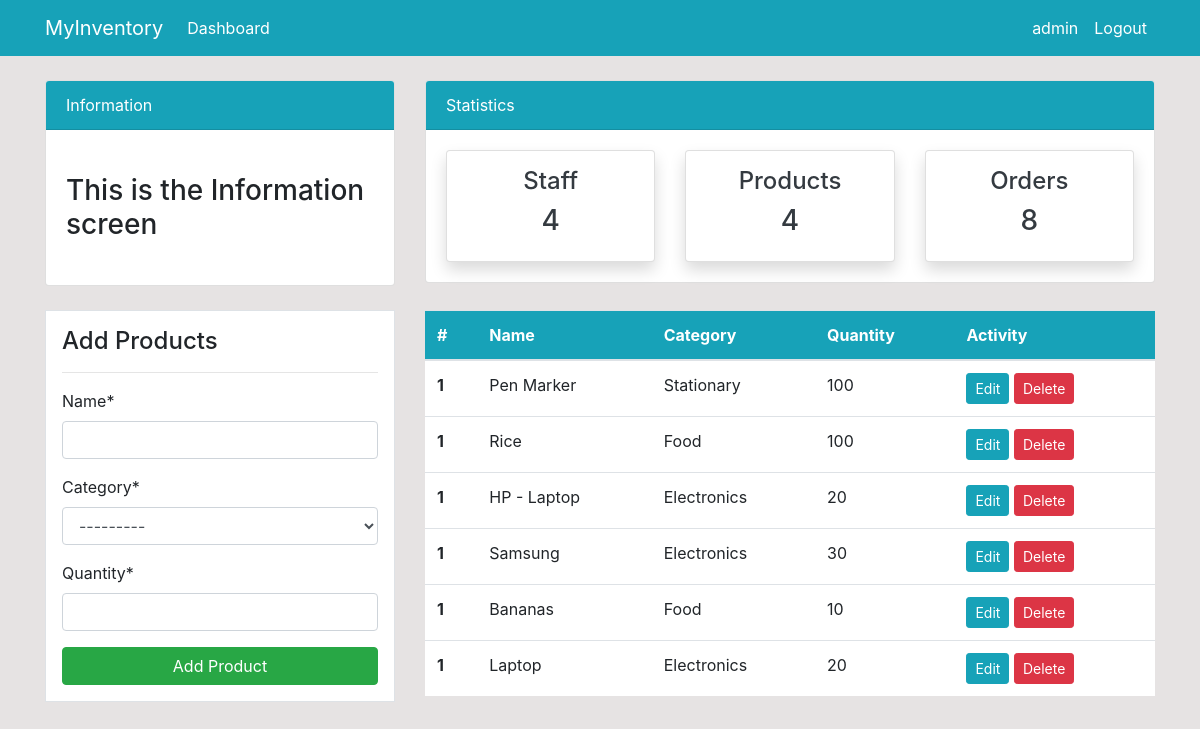
/product/ (signed in), run on the app's committed database.
### dashboard/models.py (models this page shows, shortened)
class Product(models.Model):
    name = models.CharField(max_length=100,null = True)
    category = models.CharField(max_length=20,choices=CATEGORY,null=True)
    quantity = models.PositiveBigIntegerField(null=True)
    class Meta:
        verbose_name_plural = "Product"

### dashboard/views.py (the view)
# urls.py: path("product/",views.product,name="dashboard-product"),
@login_required(login_url="user-login")
def product(request):
    items = Product.objects.all() #ORM
    workers_count = User.objects.all().count()
    if request.method == "POST":
        form = ProductForm(request.POST)
        if form.is_valid():
            form.save()
            product_name = form.cleaned_data.get("name")
            messages.success(request,f"{product_name} has been added.")
            return redirect("dashboard-product")
    else:
        form = ProductForm()
    context = {
        "items":items,
        'form':form,
        'workers_count':workers_count,
    }
    return render(request,"dashboard/product.html",context)

### dashboard/forms.py
class ProductForm(forms.ModelForm):
    class Meta:
        model = Product
        fields = ["name","category","quantity"]

### dashboard/templates/dashboard/product.html (shortened to what this page needs)
{% extends 'partials/base.html' %}
{% load crispy_forms_tags %}
{% block content%}
{% include 'partials/topnav.html' %}
<div class="container">
    <div class="row my-4">
        <div class="col-md-4">
            <div class="border bg-white p-3">
                <h4>Add Products</h4>
                <hr>
                <form method="POST">
                    {{form|crispy}}
                    <input class="btn btn-success btn-block" type="submit" value="Add Product">
                </form>
            </div>
        </div>
        <div class="col-md-8">
            <table class="table bg-white">
                <thead class="bg-info">
                    <tr class="text-white">
                        <th scope="col">#</th>
                        <th scope="col">Name</th>
                        <th scope="col">Category</th>
                        <th scope="col">Quantity</th>
                        <th scope="col">Activity</th>
                    </tr>
                </thead>
                <tbody>
                    {% for item in items %}
                    <tr>
                        <th scope="row">1</th>
                        <td>{{ item.name }}</td>
                        <td>{{ item.category}}</td>
                        <td>{{ item.quantity}}</td>
                        <td>
                            <a class="btn btn-info btn-sm" href="{% url 'dashboard-product-update' item.id %}">Edit</a>
                            <a class="btn btn-danger btn-sm" href="{% url 'dashboard-product-delete' item.id %}">Delete</a>
                        </td>
                    </tr>
                   {% endfor %}
                </tbody>
            </table>
        </div>
    </div>
</div>
{% endblock%}

### dashboard/templates/partials/nav.html (shortened to what this page needs)
<nav class="navbar navbar-expand-lg navbar-info bg-info">
    {% if user.is_authenticated %}
    <div class="container">
        <a class="navbar-brand text-white" href="{% url 'dashboard-index' %}">MyInventory</a>
        <div class="collapse navbar-collapse" id="navbarSupportedContent">
            <ul class="navbar-nav mr-auto">
                <li class="nav-item active">
                    <a class="nav-link text-white" href="{% url 'dashboard-index' %}">Dashboard </a>
                </li>
            </ul>
            <ul class="navbar-nav ml-auto">
                <li class="nav-item active">
                    <a class="nav-link text-white" href="{% url 'user-profile' %}">{{user.username}}</a>
                </li>
                <li class="nav-item">
                    <a class="nav-link text-white" href="{% url 'user-logout' %}">Logout</a>
                </li>
            </ul>
            {% endif %}
        </div>
    </div>
</nav>

### dashboard/static/style.css (style rules this page uses)
body { background: rgb(230, 227, 227); }

### data on the page
Product: name "Pen Marker", category "Stationary", quantity "100"
Product: name "Rice", category "Food", quantity "100"
Product: name "HP - Laptop", category "Electronics", quantity "20"
Product: name "Samsung", category "Electronics", quantity "30"
Product: name "Bananas", category "Food", quantity "10"
Product: name "Laptop", category "Electronics", quantity "20"

### other printed values
{{ user.username }} "admin"
